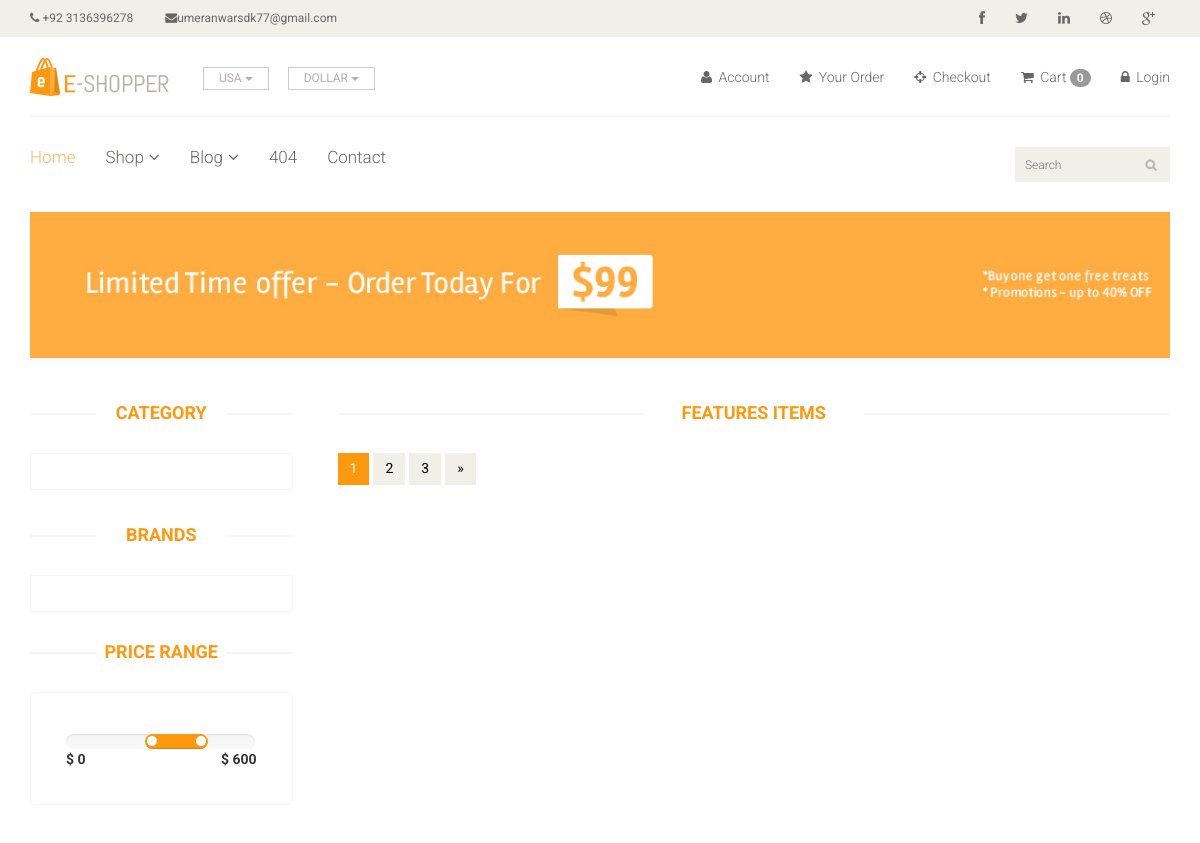
Before: /product/ (upper part) with the older database file.
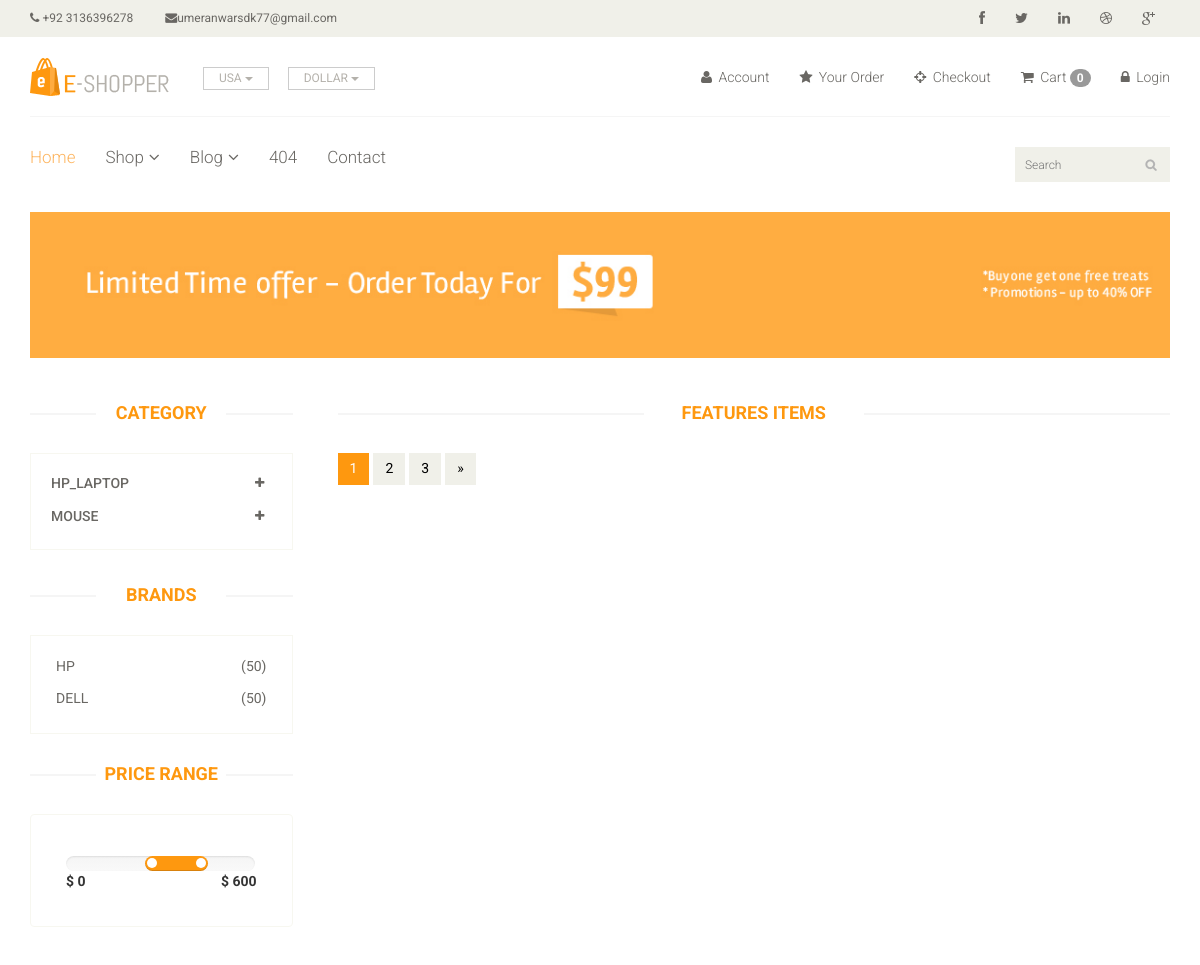
After: the same page with the newer database file.
### home/models.py (models this page shows, shortened)
class Category(models.Model):
    name = models.CharField(max_length=150)

class Brand(models.Model):
    name = models.CharField(max_length=200)

### home/views.py (the view)
# urls.py: path('product/', views.Product_page, name='product'),
def Product_page(request):
    category = Category.objects.all()
    brand = Brand.objects.all()
    brandID = request.GET.get('brand')
    categoryID = request.GET.get('category')
    if categoryID:
        product = Product.objects.filter(sub_category=categoryID).order_by('-id')
    elif brandID:
        product = Product.objects.filter(brand=brandID).order_by('-id')
    else:
        product = Product.objects.all()
    return render(request, 'product.html', {'brand': brand, 'category': category, 'product': product})

### cart/context_processors.py (called while the page is built)
def cart_total_amount(request):
    cart = request.session.get('cart', {})
    return {'cart_total_amount': len(cart)}

### templates/product.html (shortened to what this page needs)
{% extends 'base.html' %}
{% load static %}
{% block content %}
	<section id="advertisement">
		<div class="container">
			<img src="{% static 'images//shop/advertisement.jpg' %}" alt="" />
		</div>
	</section>
	<section>
		<div class="container">
			<div class="row">
				<div class="col-sm-3">
					<div class="left-sidebar">
						<h2>Category</h2>
						<div class="panel-group category-products" id="accordian">
							{% for cat in category %}
							<div class="panel panel-default">
								<div class="panel-heading">
									<h4 class="panel-title">
										<a data-toggle="collapse" data-parent="#accordian" href="#{{cat.id}}">
											<span class="badge pull-right"><i class="fa fa-plus"></i></span>
											{{cat.name}}
										</a>
									</h4>
								</div>
							</div>
							{% endfor %}
						</div>
						<div class="brands_products">
							<h2>Brands</h2>
							<div class="brands-name">
								<ul class="nav nav-pills nav-stacked">
									{% for b in brand %}
									<li><a href="/?brand={{i.id}}"> <span class="pull-right">(50)</span>{{b.name}}</a></li>
									{% endfor %}
								</ul>
							</div>
						</div>
						<div class="price-range">
							<h2>Price Range</h2>
							<div class="well">
								 <input type="text" class="span2" value="" data-slider-min="0" data-slider-max="600" data-slider-step="5" data-slider-value="[250,450]" id="sl2" ><br />
								 <b>$ 0</b> <b class="pull-right">$ 600</b>
							</div>
						</div>
					</div>
				</div>
				<div class="col-sm-9 padding-right">
					<div class="features_items">
						<h2 class="title text-center">Features Items</h2>
						<ul class="pagination">
							<li class="active"><a href="">1</a></li>
							<li><a href="">2</a></li>
							<li><a href="">3</a></li>
							<li><a href="">&raquo;</a></li>
						</ul>
					</div>
				</div>
			</div>
		</div>
	</section>
	{% endblock %}

Changed rows visible on the page:
added Category: name "HP_LAPTOP"
added Category: name "MOUSE"
added Brand: name "HP"
added Brand: name "DELL"
